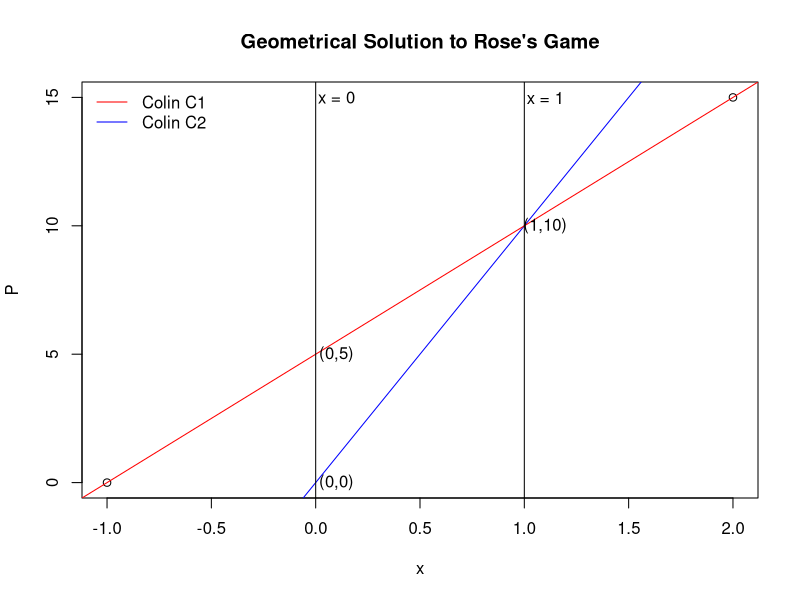
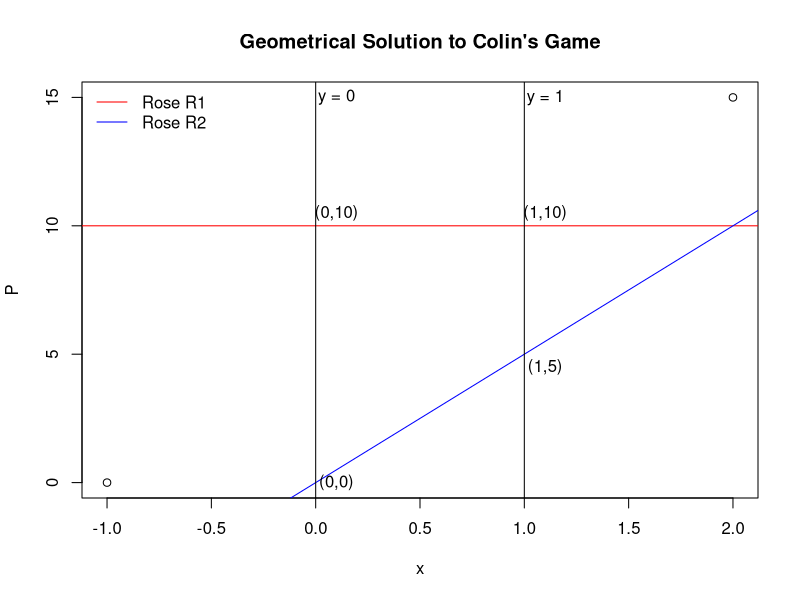
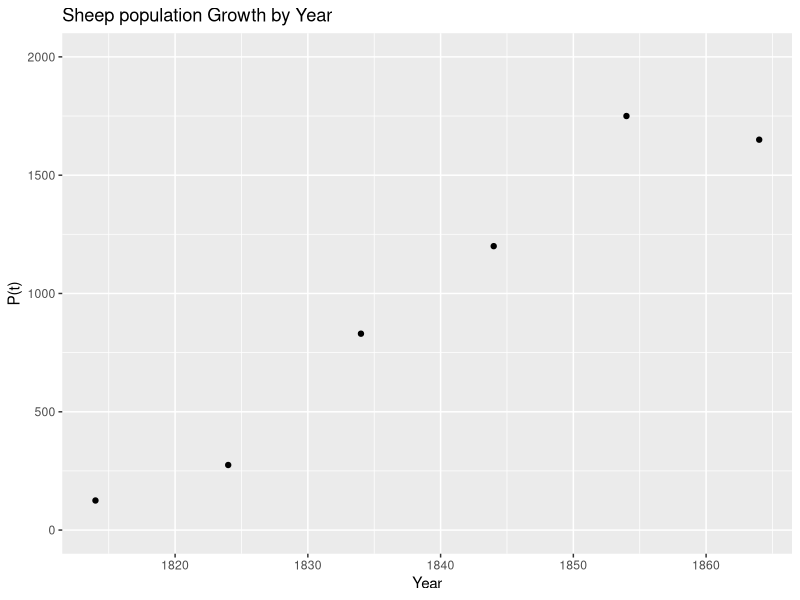
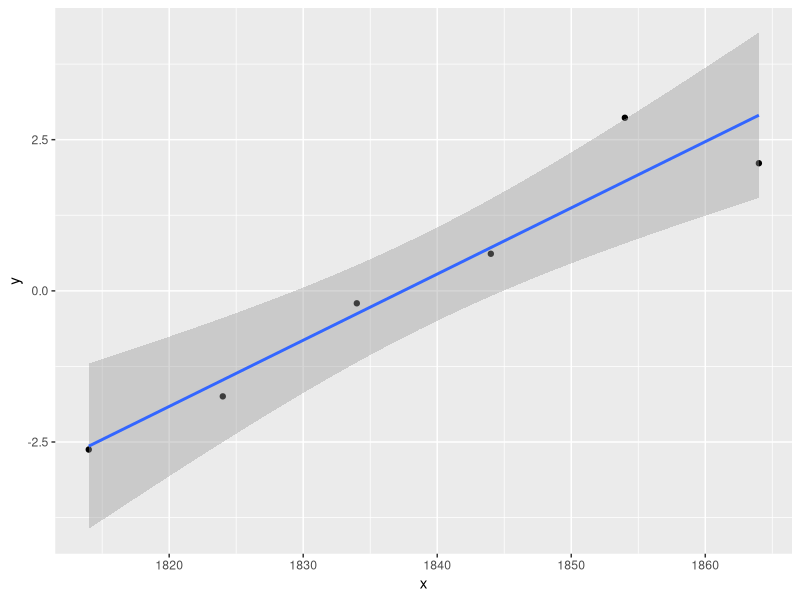
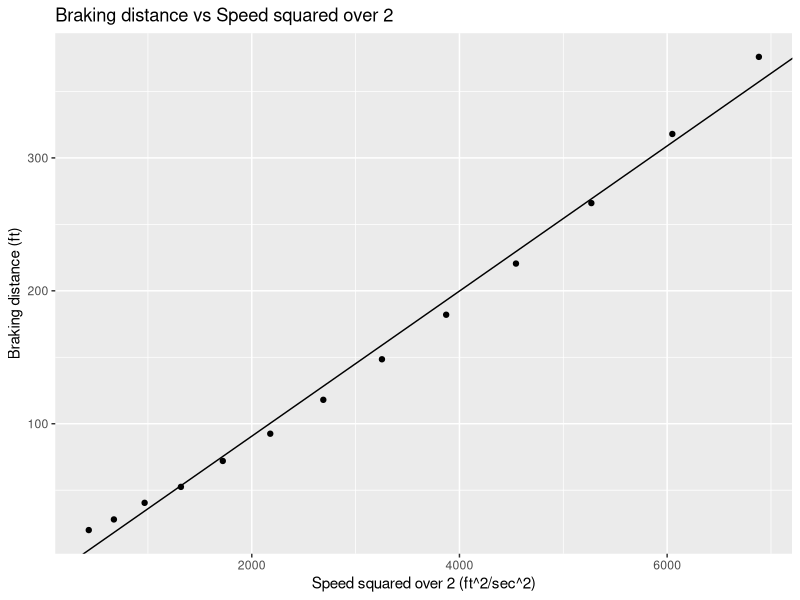

Write R code to recreate these figures, in order.
## ---- chunk 1
knitr::opts_chunk$set(echo = TRUE)
## ---- chunk 2
plot(c(-1,2), c(0,15),xlab="x", ylab="P", main = "Geometrical Solution to Rose's Game")
abline(0, 10, col = "blue")
abline(5, 5, col = "red")
abline(v=0)
abline(v=1)
text(0.1, 15, label="x = 0")
text(1.1,15, label="x = 1")
text(1.1,10, label="(1,10)")
text(0.1,5, label="(0,5)")
text(0.1,0, label="(0,0)")
legend("topleft", legend = c("Colin C1", "Colin C2"), col=c("red", "blue"), lty=1:1, bty = "n")
## ---- chunk 3
plot(c(-1,2), c(0,15),xlab="x", ylab="P", main = "Geometrical Solution to Colin's Game")
abline(10, 0, col = "red")
abline(0, 5, col = "blue")
abline(v=0)
abline(v=1)
text(0.1, 15, label="y = 0")
text(1.1,15, label="y = 1")
text(1.1,10.5, label="(1,10)")
text(0.1,10.5, label="(0,10)")
text(1.1,4.5, label="(1,5)")
text(0.1,0, label="(0,0)")
legend("topleft", legend = c("Rose R1", "Rose R2"), col=c("red", "blue"), lty=1:1, bty = "n")
## ---- chunk 4
if (!require('ggplot2')) (install.packages('ggplot2'))

t <- c(1814, 1824, 1834, 1844, 1854, 1864)
p <- c(125, 275, 830, 1200, 1750, 1650)
mydf <- data.frame(t,p)

ggplot(mydf, aes(x=t, y=p)) + geom_point() +
  ggtitle('Sheep population Growth by Year') + 
  labs(x = "Year", y = "P(t)") + ylim(0, 2000)
## ---- chunk 5
m <- 1850
lnp_mp <- log(p/(m-p))

ggplot(data.frame(x=t,y=lnp_mp),aes(x=x,y=y)) + geom_point() +
  stat_smooth(method="lm")
## ---- chunk 6
rm <- lm(lnp_mp~t)$coefficients["t"]
rm

tstar <- -(1/rm)*log(p[1]/(m-p[1]))
tstar + t[1]
## ---- chunk 7
# convert units
sec_per_hr <- 60^2
ft_per_mile <- 5280

# convert 0.054
my_db <- 0.054 * sec_per_hr^2 / ft_per_mile^2

# equation
k = round(1/(2*my_db), 1)
k
## ---- chunk 8
speed <- c(20,25,30,35,40,45,50,55,60,65,70,75,80)
db <- c(20,28,40.5,52.5,72,92.5,118,148.5,182,220.5,266,318,376)

# convert unit
ft_per_sec <- speed * (5280/60^2)

# speed squared over 2
v2_2 <- ft_per_sec^2/2

my_df <- data.frame(ft_per_sec, db)

# calculate slope intercept for line of best fit
my_model <- lm(db~v2_2, data = my_df)
 
# plot
ggplot(my_df, aes(v2_2, db)) + geom_point() +
  ggtitle("Braking distance vs Speed squared over 2") + 
  xlab("Speed squared over 2 (ft^2/sec^2)") +
  ylab("Braking distance (ft)") +
  geom_abline(intercept = coef(my_model)[1] , slope = coef(my_model)[2] )

k <- 1/coef(my_model)[2]
k
